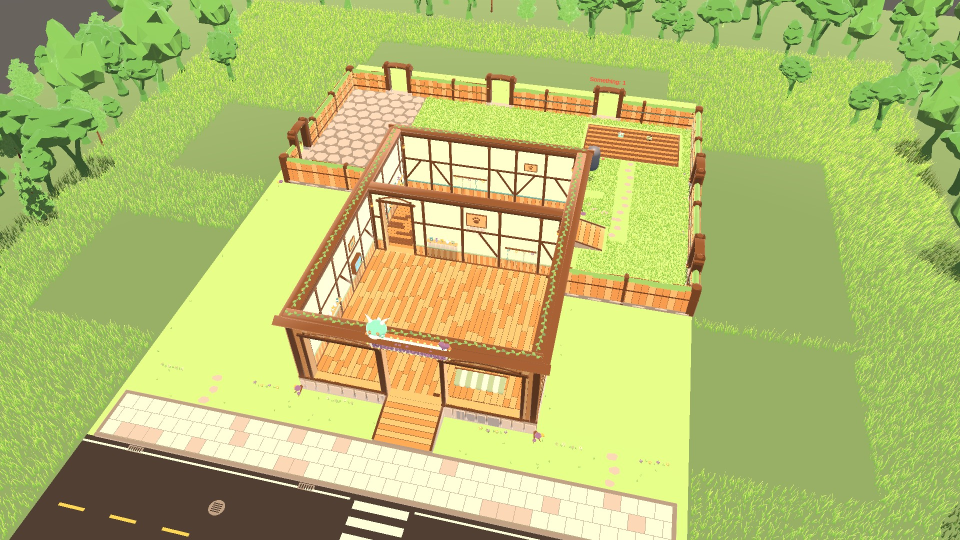
#> input picture Tools/Trailer/growth/frames/f_0133.jpg, 1920 x 1080 px (shown at 1/2 size); its folder holds 2 pictures in this run
$ python contact.py growth/frames growth/frames/f_0372.jpg 5
#> lines starting #> are read from the running program, lines starting #| are printed output that depends on the picture
import sys, os
from PIL import Image, ImageDraw, ImageFont
src, out, step = sys.argv[1], sys.argv[2], int(sys.argv[3])
files = sorted(f for f in os.listdir(src) if f.endswith('.jpg'))
pick = files[::step]
cols = 5
tw, th = 384, 216
rows = (len(pick) + cols - 1) // cols
sheet = Image.new('RGB', (cols * tw, rows * th))
#> sheet: PIL image 1920x216 RGB; every value is 0
f = ImageFont.truetype('C:/Windows/Fonts/consolab.ttf', 30)
for i, name in enumerate(pick):
    im = Image.open(os.path.join(src, name)).resize((tw, th))
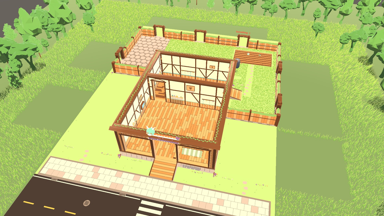
#> im: PIL image 384x216 RGB; mean R, G, B 179, 189.9, 109.9
    d = ImageDraw.Draw(im)
    d.rectangle([0, 0, 90, 34], fill=(0, 0, 0))
    d.text((4, 0), name[2:6], font=f, fill=(255, 255, 0))
    sheet.paste(im, ((i % cols) * tw, (i // cols) * th))
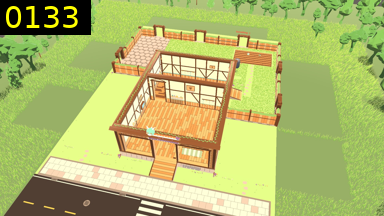
#> im: PIL image 384x216 RGB; mean R, G, B 175.5, 184.9, 106.3
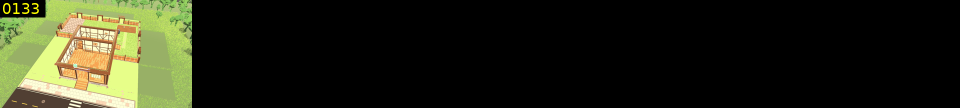
#> sheet: PIL image 1920x216 RGB (shown at 1/2 size); mean R, G, B 35.1, 37, 21.3
sheet.save(out, quality=85)

$ run again, on Tools/Trailer/growth/frames/f_0455.jpg
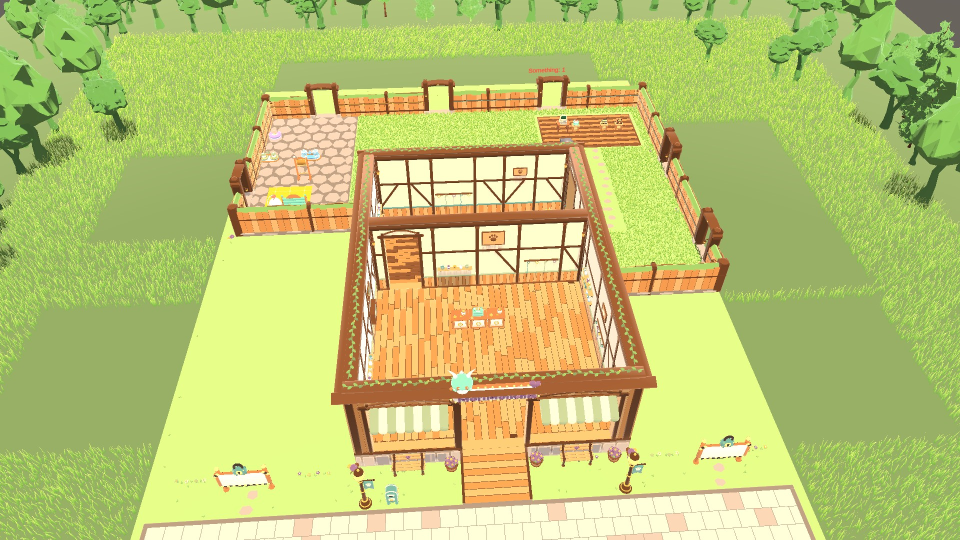
#> input picture Tools/Trailer/growth/frames/f_0455.jpg, 1920 x 1080 px (shown at 1/2 size)
#> `sheet.paste(im, ((i % cols) * tw, (i // cols) * th))`:
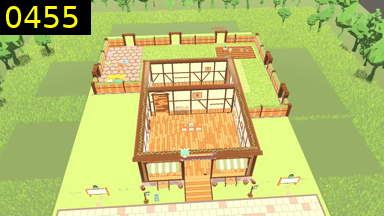
#> im: PIL image 384x216 RGB; mean R, G, B 182.7, 191.2, 109.3
#> `sheet.paste(im, ((i % cols) * tw, (i // cols) * th))`:
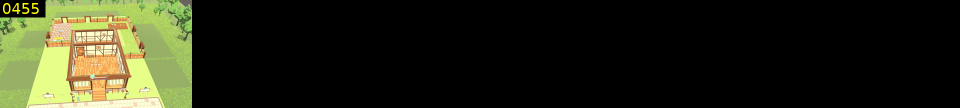
#> sheet: PIL image 1920x216 RGB (shown at 1/2 size); mean R, G, B 36.5, 38.2, 21.9

$ run again, on Tools/Trailer/growth/frames/f_0529.jpg
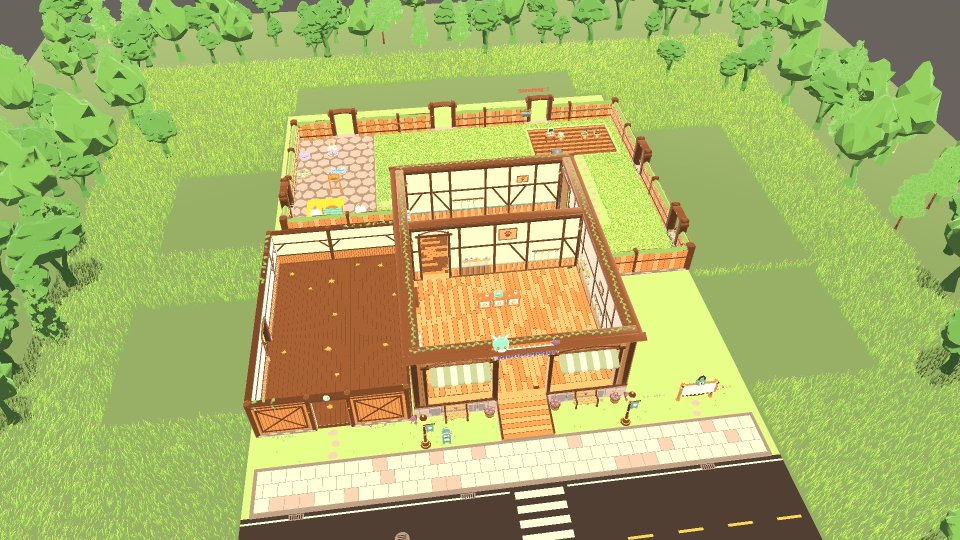
#> input picture Tools/Trailer/growth/frames/f_0529.jpg, 1920 x 1080 px (shown at 1/2 size)
#> `sheet.paste(im, ((i % cols) * tw, (i // cols) * th))`:
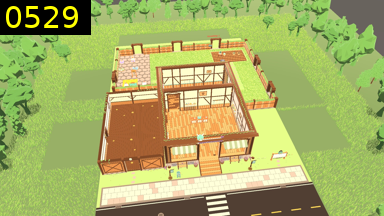
#> im: PIL image 384x216 RGB; mean R, G, B 164.9, 174.1, 99.4
#> `sheet.paste(im, ((i % cols) * tw, (i // cols) * th))`:
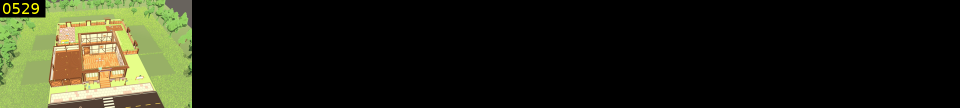
#> sheet: PIL image 1920x216 RGB (shown at 1/2 size); mean R, G, B 33, 34.8, 19.9
